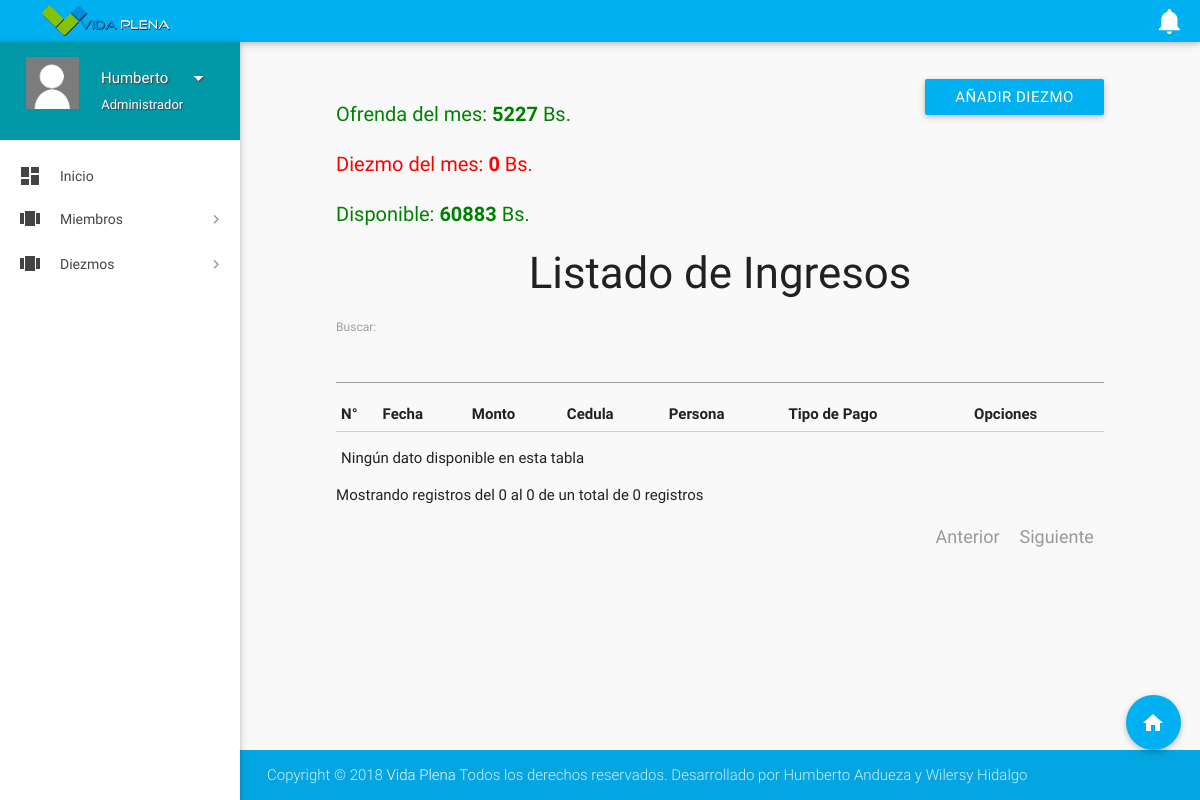
/panel/diezmos/ingresos (signed in), run on an earlier commit of the app's database.
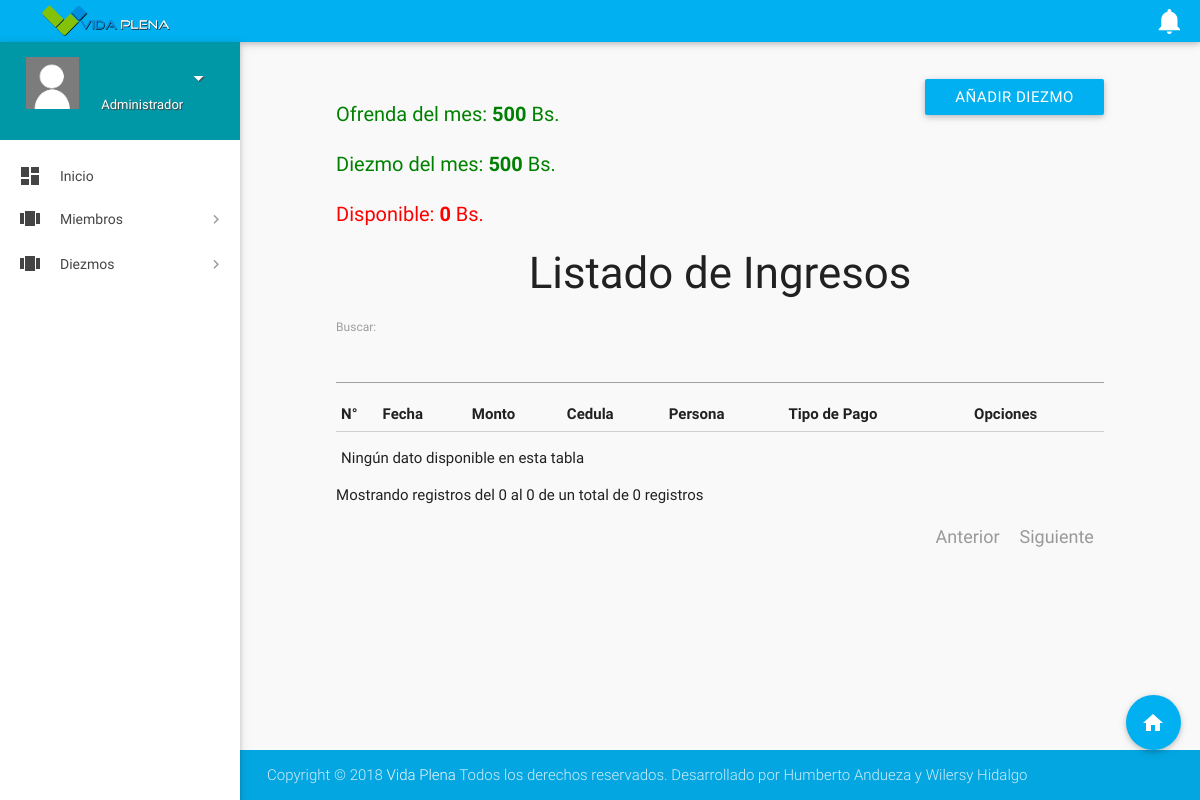
And on a later commit of the database.
### core/models.py (models this page shows, shortened)
class User(AbstractBaseUser, PermissionsMixin):
    email = models.EmailField(_('Correo Electronico'), unique=True)
    first_name = models.CharField(_('Nombre'), max_length=30, blank=True)
    last_name = models.CharField(_('Apellido'), max_length=30, blank=True)
    date_joined = models.DateTimeField(_('date joined'), auto_now_add=True)
    is_active = models.BooleanField(_('Activo'), default=True)
    is_superuser = models.BooleanField(_('Superusuario'), default=False)
    is_staff = models.BooleanField(_('Staff'), default=True)
    objects = UserManager()
    USERNAME_FIELD = 'email'
    REQUIRED_FIELDS = []
    class Meta:
        verbose_name = _('user')
        verbose_name_plural = _('users')

### diezmos/views.py (the view)
# urls.py: path('', IndexPageView.as_view(), name="home"),
class IndexPageView(LoginRequiredMixin,TemplateView):
    def get(self,request,**kwargs):
        return render(request,'diezmos/ingreso/listado.html')

### templates/diezmos/ingreso/listado.html (shortened to what this page needs)
{% extends "panel_admin/base.html" %}
{% load static %}
{% block content %}
<section id="content">
<div class="container">
  <div class="section">
      <div class="row">
          <div class="col s10 m10 l10 offset-m1 offset-l1 offset-s1">
                <div class="capital left"></div>
                <a class="btn btn-primary modal-full-screen right">Añadir Diezmo</a>
          </div>
        <h3 class="center">Listado de Ingresos</h3>
      </div>
      <div class="row mb-2">
      <div class="col s10 m10 l10 offset-m1 offset-l1 offset-s1">
        <table id="postsTable" class="table">
                <thead>
                    <tr>
                        <th>N°</th>
                        <th>Fecha</th>
                        <th>Monto</th>
                        <th>Cedula</th>
                        <th>Persona</th>
                        <th>Tipo de Pago</th>
                        <th>Opciones</th>
                    </tr>
                </thead>
                <tbody>
                </tbody>
           </table>
        </div>
    </div>
</div>
</div>
{% endblock %}

### templates/panel_admin/base.html (shortened to what the changed rows need)
{% load static %}
<!DOCTYPE html>
<html lang="en">
<head>
    <link href="{% static 'fullcalendar/fullcalendar.min.css' %}" rel='stylesheet' />
    <link href="{% static 'fullcalendar/fullcalendar.print.min.css'%}" rel='stylesheet' media='print' />
    <link href="{% static 'select2/select2.min.css'%}" rel="stylesheet" />
    <link href="{% static 'css/materialize.css'%}" type="text/css" rel="stylesheet" media="screen,projection">
    <link href="{% static 'css/style.css'%}" type="text/css" rel="stylesheet" media="screen,projection">
    <link href="{% static 'css/custom/custom.css'%}" type="text/css" rel="stylesheet" media="screen,projection">
    <link href="{% static 'js/plugins/dropify/css/dropify.min.css'%}" type="text/css" rel="stylesheet" media="screen,projection">
    <link href="{% static 'js/plugins/perfect-scrollbar/perfect-scrollbar.css'%}" type="text/css" rel="stylesheet" media="screen,projection">
</head>
<body>
    <header id="header" class="page-topbar">
        <div class="navbar-fixed">
            <nav class="navbar-color">
                <div class="nav-wrapper">
                    <ul class="left">
                      <li><h1 class="logo-wrapper"><a href="{% url 'core:panel' %}" class="brand-logo darken-1"><img src="{% static 'assets/img/logo.png'%}" alt="materialize logo"></a> <span class="logo-text">Vida Plena</span></h1></li>
                    </ul>
                </div>
            </nav>
        </div>
    </header>
    <div id="main">
        <div class="wrapper">
            <aside id="left-sidebar-nav">
                <ul id="slide-out" class="side-nav fixed leftside-navigation">
                <li class="user-details cyan darken-2">
                <div class="row">
                    <div class="col col s8 m8 l8">
                        <a class="btn-flat dropdown-button waves-effect waves-light white-text profile-btn" href="#" data-activates="profile-dropdown">{{user.first_name}}<i class="mdi-navigation-arrow-drop-down right"></i></a>
                        {% if request.user.is_superuser%}
                        <p class="user-roal">Administrador</p>
                        {% else %}
                        <p class="user-roal">Staff</p>
                        {% endif %}
                    </div>
                </div>
                </li>
            </ul>
            </aside>
                {% block content %}
                {% endblock %}
    </div>
</body>
</html>

What changed in the data, as far as the page shows it:
no longer on this page (row edited): User: first_name "Humberto"
Also different on the page:
text written by a page script: "Ofrenda del mes: 5227 Bs. Diezmo del mes: 0 Bs. Disponible: 60883 Bs." → "Ofrenda del mes: 500 Bs. Diezmo del mes: 500 Bs. Disponible: 0 Bs."
